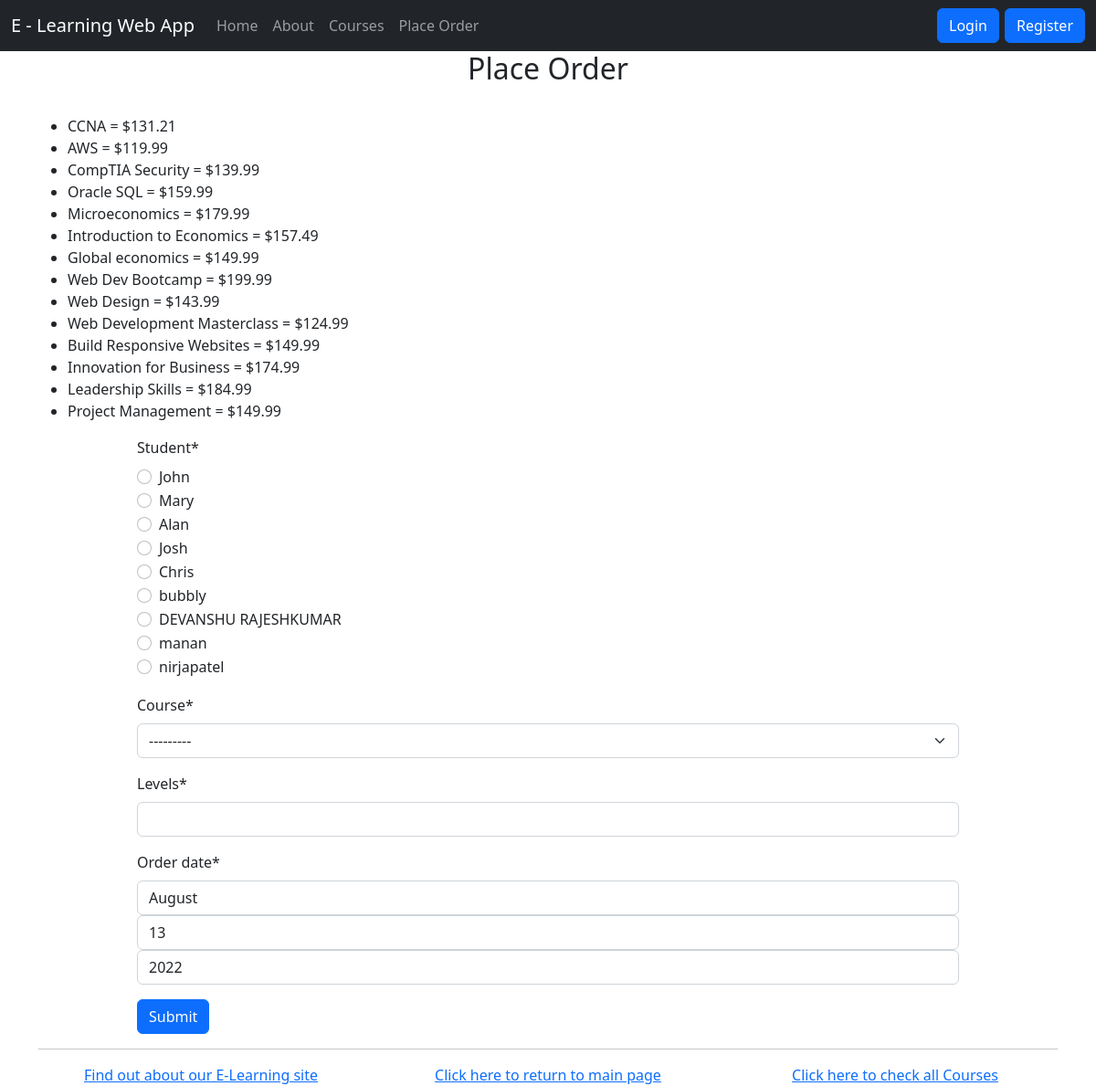
/myapp/place_order/, run on an earlier commit of the app's database.
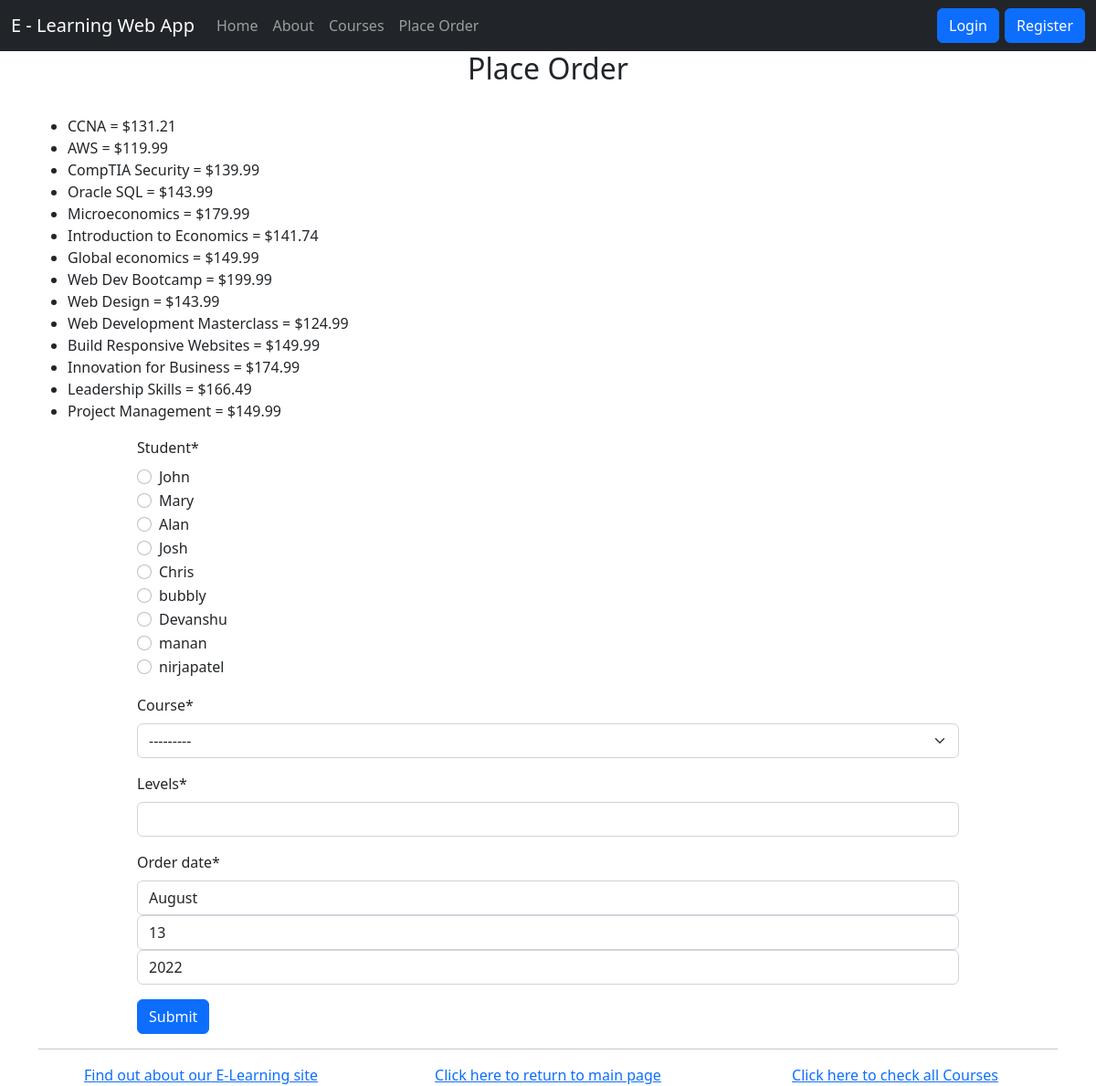
And on a later commit of the database.
### myapp/models.py (models this page shows, shortened)
class Course(models.Model):
    interested = models.PositiveIntegerField(default=0)
    stages = models.PositiveIntegerField(default=3)
    topic = models.ForeignKey(Topic, related_name='courses', on_delete=models.CASCADE)
    name = models.CharField(max_length=200)
    price = models.DecimalField(max_digits=10,decimal_places=2, validators=[MinValueValidator(50), MaxValueValidator(500)])
    for_everyone = models.BooleanField(default=True)
    description = models.TextField(max_length=300, null=True, blank=True)
    def __str__(self):
        return self.name

### myapp/views.py (the view)
# urls.py: path(r'place_order/', views.place_order, name='place_order'),
def place_order(request):
    msg = ''
    all_courses = Course.objects.all()
    if request.method == 'POST':
        form = OrderForm(request.POST)
        if form.is_valid():
            order = form.save(commit=False)
            if order.course.price > 150:
                order.course.discount()
            if order.levels <= order.course.stages:
                order.save()
                msg = 'Your course has been ordered successfully.'
            else:
                msg = 'You exceeded the number of levels for this course.'
            return render(request, 'myapp/order_response.html', {'msg': msg})
    else:
        form = OrderForm()
    return render(request, 'myapp/place_order.html', {'form': form, 'msg': msg, 'courlist': all_courses})

### myapp/forms.py
class OrderForm(forms.ModelForm):
    class Meta:
        model = Order
        fields = ['student', 'course', 'levels', 'order_date']
        widgets = {
            'student': forms.RadioSelect(),
            'order_date': forms.SelectDateWidget()
        }

### myapp/models.py (called while the page is built)
    def __str__(self):
        return self.first_name

### myapp/templates/myapp/place_order.html (shortened to what this page needs)
{% extends 'myapp/base.html' %}
{% load crispy_forms_filters %}
{% block body_block %}
    <h2 align="center">Place Order</h2>
    <br />
    <ul>
        {% for course in courlist %}
            <li>{{ course.name }} = ${{ course.price }}</li>
        {% endfor %}
    </ul>
    <div class="place_order_form" style="max-width:900px; margin: auto;">
        <form method="POST">
            {{ form| crispy }}
            <input class="btn btn-primary" type="submit" value="Submit"/>
        </form>
    </div>
{% endblock %}

What changed in the data, as far as the page shows it:
changed Course "Oracle SQL": price "159.99" → "143.99"
changed Course "Introduction to Economics": price "157.49" → "141.74"
changed Course "Leadership Skills": price "184.99" → "166.49"
Also different on the page:
form field student: "☐ John ☐ Mary ☐ Alan ☐ Josh ☐ Chris ☐ bubbly ☐ DEVANSHU RAJESHKUMAR ☐ manan ☐ nirjapatel" → "☐ John ☐ Mary ☐ Alan ☐ Josh ☐ Chris ☐ bubbly ☐ Devanshu ☐ manan ☐ nirjapatel"
text no longer shown: "Student * John Mary Alan Josh Chris bubbly DEVANSHU RAJESHKUMAR manan nirjapatel Course * Levels * Order date *"
text now shown: "Student * John Mary Alan Josh Chris bubbly Devanshu manan nirjapatel Course * Levels * Order date *"
